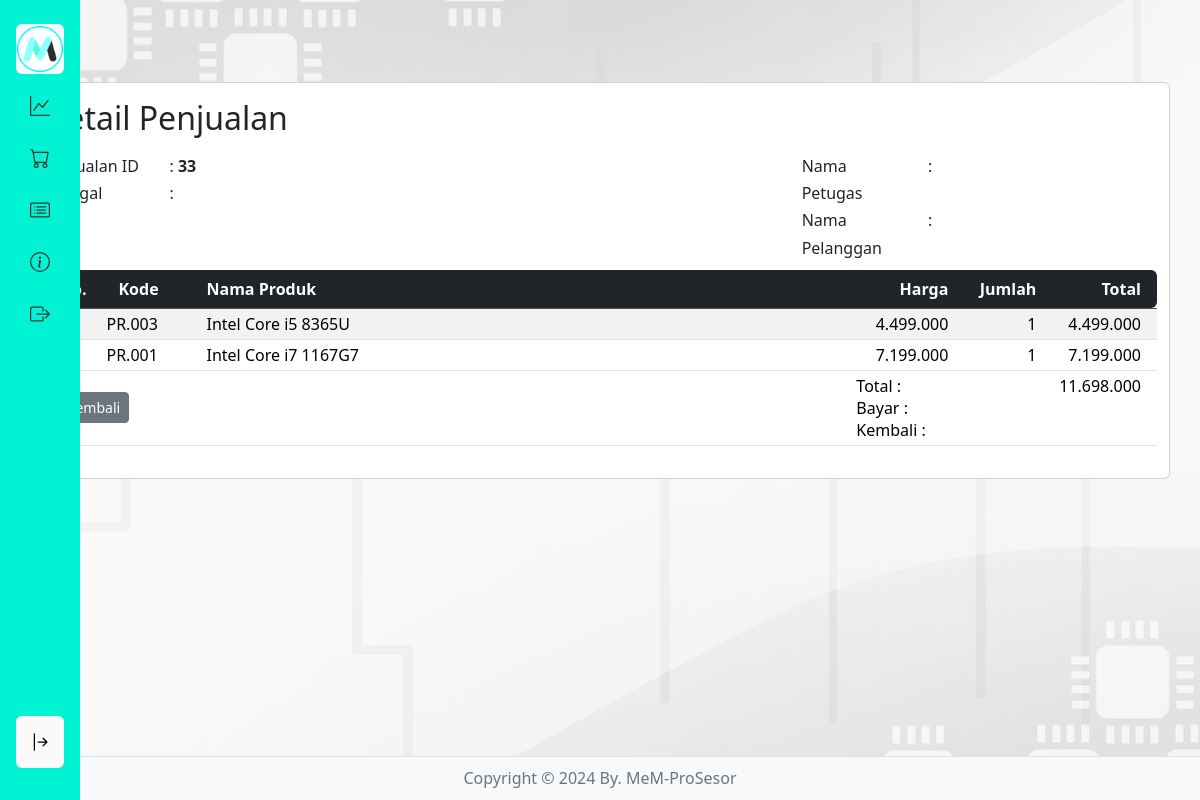
The app's page /penjualan/detail_penjualan.php?penid=33 with its own data.
### tables this page shows
CREATE TABLE `detail_penjualan` (
  `detail_id` int(11) NOT NULL,
  `kode_produk` varchar(15) DEFAULT NULL,
  `nama_produk` varchar(50) DEFAULT NULL,
  `harga` int(11) DEFAULT NULL,
  `jumlah` int(11) DEFAULT NULL,
  `penjualan_id` int(11) DEFAULT NULL
);

### penjualan/detail_penjualan.php (the view, shortened to what this page needs)
<?php
if (isset($_GET['penid'])) {
	$penid = $_GET['penid'];
	$npet = $_GET['npet'];
	$npel = $_GET['npel'];
	$tgl = $_GET['tgl'];
	$byr = $_GET['byr'];
	$kbl = $_GET['kbl'];
	$halaman = $_GET['halaman'];
?>
	<html>
	<!DOCTYPE html>
	<html lang="en">
	<head>
		<link rel="stylesheet" href="../bootstrap/css/bootstrap.min.css" />
		<link rel="stylesheet" href="../stylesides.css">
	</head>
	<body>
		<?php include "../sidebar.php" ?>
		<br><br><br>
		<main class="container card">
			<h2>Detail Penjualan</h2>
			<div class="row py-2">
				<div class="col-4">
					<div class="row">
						<div class="col-4">Penjualan ID</div>
						<div class="col-8">: <b><?= $penid ?></b></div>
					</div>
					<div class="row">
						<div class="col-4">Tanggal</div>
						<div class="col-8">: <b><?= $tgl ?></b></div>
					</div>
				</div>
				<div class="col-4"></div>
				<div class="col-4">
					<div class="row">
						<div class="col-4">Nama Petugas</div>
						<div class="col-8">: <b><?= $npet ?></b></div>
					</div>
					<div class="row">
						<div class="col-4">Nama Pelanggan</div>
						<div class="col-8">: <b><?= $npel ?></b></div>
					</div>
				</div>
			</div>
			<table class="table table-hover table-striped table-sm">
				<thead class="table-dark text-white">
					<tr>
						<th class="py-2 px-3 rounded-start" width="55px">No.</th>
						<th class="py-2 px-3" width="100px">Kode</th>
						<th class="py-2">Nama Produk</th>
						<th class="py-2 text-end" width="100px">Harga</th>
						<th class="py-2 px-3 text-end" width="100px">Jumlah</th>
						<th class="py-2 px-3 text-end rounded-end" width="100px">Total</th>
					</tr>
				</thead>
				<tbody>
					<?php
					include "../config.php";
					$penid = $_GET['penid'];
					$sql = "select * from detail_penjualan where penjualan_id='$penid'";
					$result = mysqli_query($koneksi, $sql);
					$no = 1;
					$jmltot = 0;
					while ($data = mysqli_fetch_array($result)) {
						$hp = number_format($data['harga'], 0, ",", ".");
						$jp = number_format($data['jumlah'], 0, ",", ".");
						$total = $data['harga'] * $data['jumlah'];
						$tot = number_format($total, 0, ",", ".");
					?>
						<tr>
							<td class="px-3"><?= $no ?>.</td>
							<td><?= $data['kode_produk'] ?></td>
							<td><?= $data['nama_produk'] ?></td>
							<td align="right"><?= $hp ?></td>
							<td align="right" class="px-3"><?= $jp ?></td>
							<td align="right" class="px-3"><?= $tot ?></td>
						</tr>
					<?php
						$no++;
						$jmltot = $jmltot + $total;
						$jmltotal = number_format($jmltot, 0, ",", ".");
					}
					?>
				</tbody>
				<tfoot>
					<tr>
						<td colspan="3" class="text-start py-1">
							<a class="btn btn-secondary btn-sm" href="index.php?halaman=<?= $halaman ?>">&laquo; Kembali</a>
						</td>
						<td class="text-start py-1">
							Total :<br>
							Bayar :<br>
							Kembali :
						</td>
						<td colspan="2" class="text-end px-3">
							<?= $jmltotal ?><br>
							<?= $byr ?><br>
							<?= $kbl ?><br>
						</td>
					</tr>
				</tfoot>
			</table>
		</main>
		<?php include "../footer.php" ?>
	</body>
	</html>
<?php } ?>

### stylesides.css (style rules this page uses)
* { margin: 0; padding: 0; box-sizing: border-box; }
body { --sb-width: 5rem; font-family: system-ui, sans-serif; font-size: 16px; line-height: 1.7; color: #333; background-color: #ffffff; background-image: url("img/bg-no-logo.png"); background-blend-mode: luminosity; }
main { margin-left: 5rem; padding: 1rem 2rem; transition: margin-left 0.5s ease-in-out; }
@media (min-width: 768px) { main { margin-left: var(--sb-width); } }

### records on screen
detail_penjualan: kode_produk "PR.003", nama_produk "Intel Core i5 8365U", harga "4.499.000", jumlah "1", tot "4.499.000"
detail_penjualan: kode_produk "PR.001", nama_produk "Intel Core i7 1167G7", harga "7.199.000", jumlah "1", tot "7.199.000"

### other values on screen
$penid "33"
$jmltotal "11.698.000"
